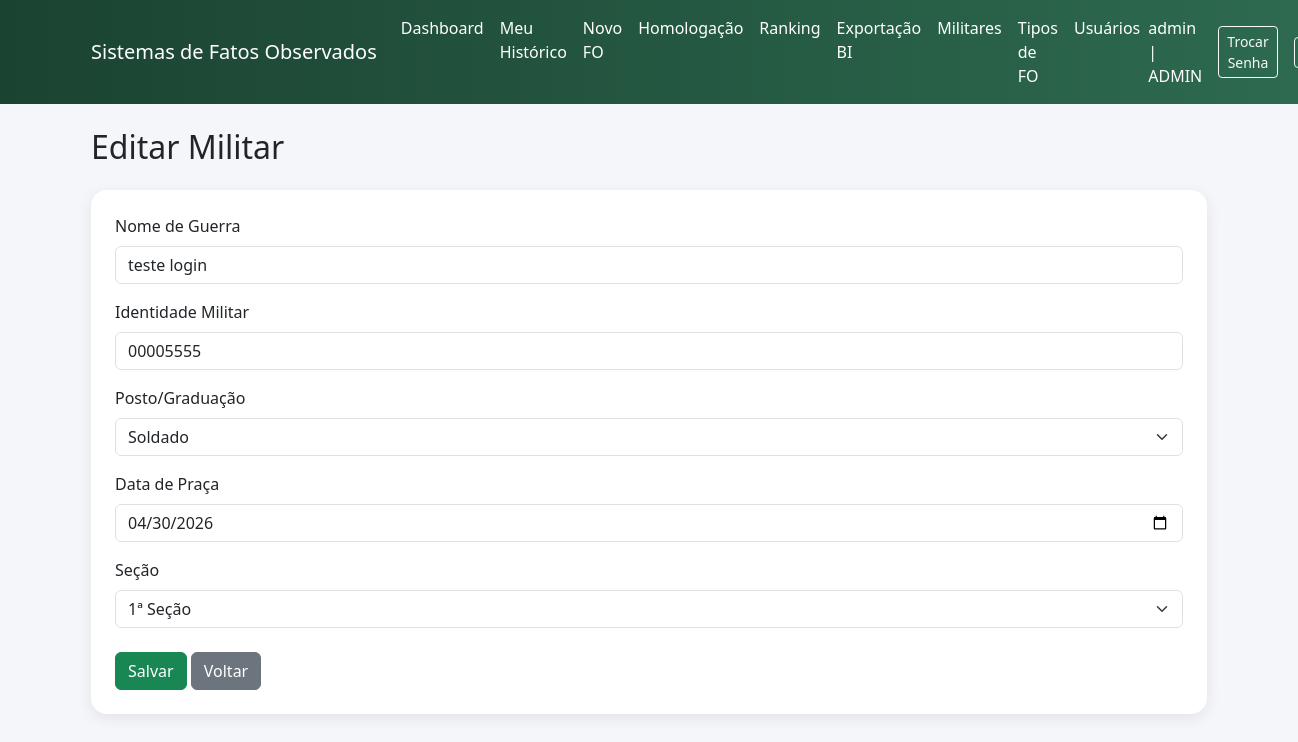
/fo/admin/militares/6/editar (signed in), run on an earlier commit of the app's database.
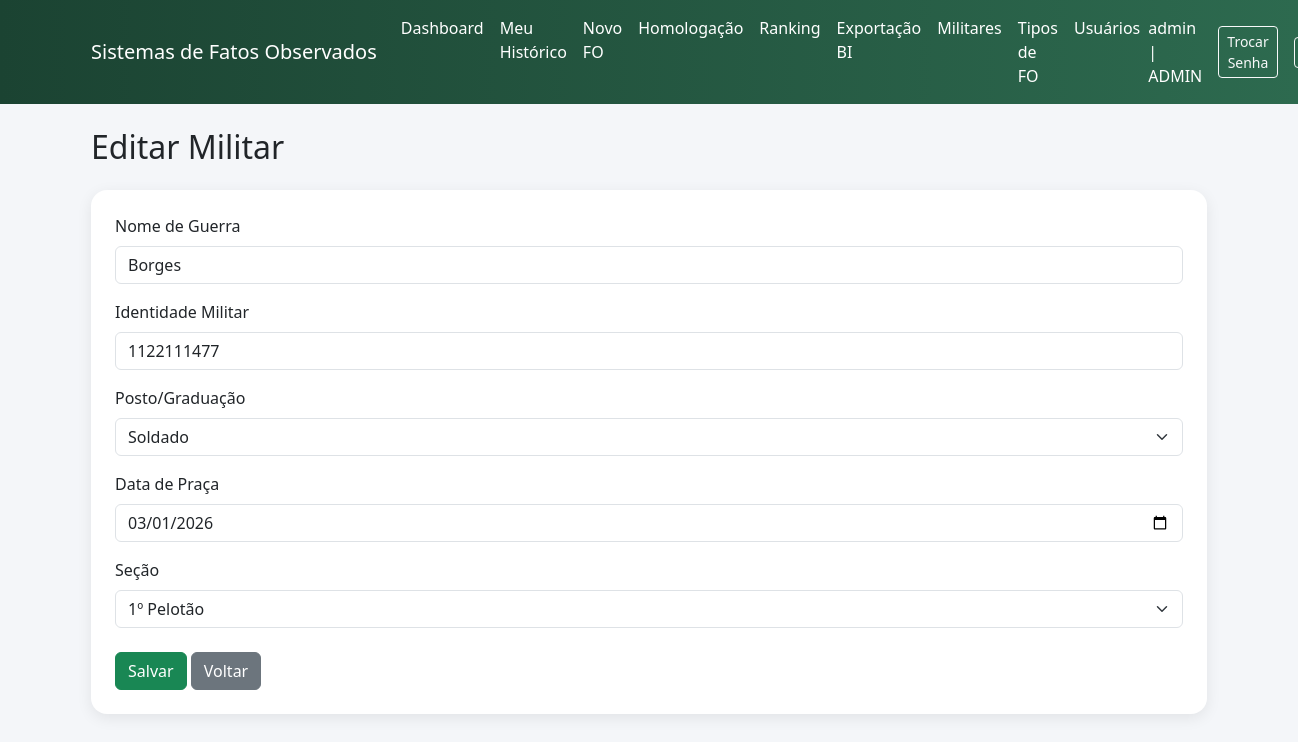
And on a later commit of the database.
### app/fo/models.py (models this page shows)
class Militar(db.Model):
    __tablename__ = "militares"
    id = db.Column(db.Integer, primary_key=True)
    nome_guerra = db.Column(db.String(120), nullable=False)
    identidade_militar = db.Column(db.String(30), unique=True, nullable=False)
    id_posto_graduacao = db.Column(
        db.Integer,
        db.ForeignKey("posto_graduacao.id", ondelete="RESTRICT"),
        nullable=False
    )
    data_de_praca = db.Column(db.Date, nullable=False)
    id_secao = db.Column(
        db.Integer,
        db.ForeignKey("secoes.id", ondelete="RESTRICT"),
        nullable=False
    )
    foto_url = db.Column(db.String(255), nullable=True)
    ativo = db.Column(db.Boolean, default=True, nullable=False)
    posto_graduacao = db.relationship("PostoGraduacao")
    secao = db.relationship("Secao")

class Secao(db.Model):
    __tablename__ = 'secoes'
    id = db.Column(db.Integer, primary_key=True)
    nome = db.Column(db.String(120), nullable=False)

class PostoGraduacao(db.Model):
    __tablename__ = 'posto_graduacao'
    id = db.Column(db.Integer, primary_key=True)
    nome = db.Column(db.String(80), nullable=False)

### app/fo/routes.py (the view, shortened to what this page needs)
@fo_bp.route("/admin/militares/<int:militar_id>/editar", methods=["GET", "POST"])
@login_required
@perfil_permitido("CADASTRADOR")
def admin_militar_editar(militar_id):
    militar = Militar.query.get_or_404(militar_id)
    postos = PostoGraduacao.query.order_by(PostoGraduacao.id.asc()).all()
    secoes = Secao.query.order_by(Secao.nome.asc()).all()
    return render_template(
        "fo/admin_militar_form.html",
        militar=militar,
        postos=postos,
        secoes=secoes
    )

### app/fo/permissions.py (called while the page is built)
def perfil_permitido(*perfis):
    def decorator(func):
        @wraps(func)
        def wrapper(*args, **kwargs):
            if not current_user.is_authenticated:
                flash("Faça login para acessar o sistema.", "warning")
                return redirect(url_for("auth.login"))
            if current_user.perfil not in perfis and current_user.perfil != "ADMIN":
                flash("Você não possui permissão para acessar esta área.", "danger")
                if request.referrer:
                    return redirect(request.referrer)
                return redirect(url_for("index"))
            return func(*args, **kwargs)
        return wrapper
    return decorator

### app/templates/fo/admin_militar_form.html (shortened to what this page needs)
{% extends "base.html" %}
{% block content %}
<h2 class="mb-4">
    {% if militar %}Editar Militar{% else %}Novo Militar{% endif %}
</h2>
<div class="card card-glass p-4">
    <form method="POST">
        <div class="mb-3">
            <label class="form-label">Nome de Guerra</label>
            <input type="text"
                   name="nome_guerra"
                   class="form-control"
                   value="{{ militar.nome_guerra if militar else '' }}"
                   required>
        </div>
        <div class="mb-3">
            <label class="form-label">Identidade Militar</label>
            <input type="text"
                   name="identidade_militar"
                   class="form-control"
                   value="{{ militar.identidade_militar if militar else '' }}"
                   required>
        </div>
        <div class="mb-3">
            <label class="form-label">Posto/Graduação</label>
            <select name="id_posto_graduacao"
                    class="form-select"
                    required>
                {% for posto in postos %}
                    <option value="{{ posto.id }}"
                        {% if militar and militar.id_posto_graduacao == posto.id %}selected{% endif %}>
                        {{ posto.nome }}
                    </option>
                {% endfor %}
            </select>
        </div>
        <div class="mb-3">
            <label class="form-label">Data de Praça</label>
                <input type="date"
                    name="data_de_praca"
                    class="form-control"
                    value="{% if militar and militar.data_de_praca %}{{ militar.data_de_praca.strftime('%Y-%m-%d') }}{% endif %}"
                    required>
        </div>
        <div class="mb-4">
            <label class="form-label">Seção</label>
            <select name="id_secao"
                    class="form-select">
                {% for secao in secoes %}
                    <option value="{{ secao.id }}"
                        {% if militar and militar.id_secao == secao.id %}selected{% endif %}>
                        {{ secao.nome }}
                    </option>
                {% endfor %}
            </select>
        </div>
        <button class="btn btn-success">
            Salvar
        </button>
        <a href="{{ url_for('fo.admin_militares') }}"
           class="btn btn-secondary">
            Voltar
        </a>
    </form>
</div>
{% endblock %}

What changed in the data, as far as the page shows it:
changed Militar "Soldado": nome_guerra "teste login" → "Borges"; identidade_militar "00005555" → "1122111477"; data_de_praca "04/30/2026" → "03/01/2026"; id_secao "1ª Seção" → "1º Pelotão"
